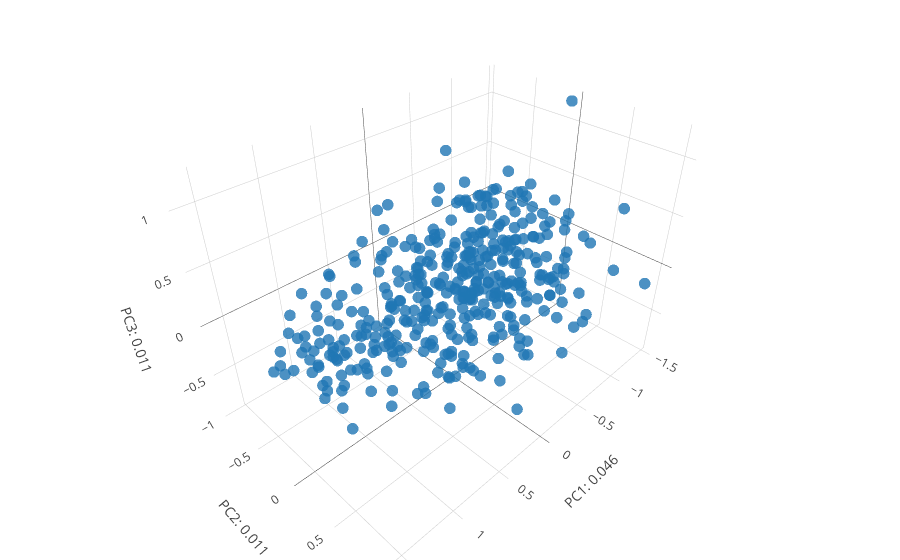

Notebook cell for this chart:
### Code cell
#### Let's plot the first 3 coordinates nonetheless.
####
fig_data= [go.Scatter3d(
        x = features[:,0],
        y = features[:,1],
        z = features[:,2],
        type='scatter3d',
        mode= "markers",
        text= ['a: {}; b: {}, L: {}; index = {}'.format(background[k,0],background[k,1],background[k,2], k) for k in range(background.shape[0])],
        marker= {
        'line': {'width': 0},
        'size': 4,
        'symbol': 'circle',
      "opacity": .8
      }
    )]


layout = go.Layout(
    margin=dict(
        l=0,
        r=0,
        b=0,
        t=0
    ),
    scene= Scene(
    yaxis=dict(
        title='PC2: {}'.format(round(var_comps[1],3))),
    xaxis=dict(
    title= 'PC1: {}'.format(round(var_comps[0],3))),
    zaxis=dict(
    title= 'PC3: {}'.format(round(var_comps[2],3))))
)

fig = go.Figure(data=fig_data, layout=layout)
iplot(fig)

### Figure 1 — Plotly figure (JSON) as saved in the notebook; plotly's stock layout.template omitted (floating-point values rounded to 4 significant figures; data arrays with more than 128 entries replaced by an {"elided": "..."} marker saying what was removed)
{"data": [{"marker": {"line": {"width": 0}, "opacity": 0.8, "size": 4, "symbol": "circle"}, "mode": "markers", "text": {"elided": "400 str values"}, "type": "scatter3d", "x": {"elided": "400 float values"}, "y": {"elided": "400 float values"}, "z": {"elided": "400 float values"}}], "layout": {"margin": {"b": 0, "l": 0, "r": 0, "t": 0}, "scene": {"xaxis": {"title": "PC1: 0.046"}, "yaxis": {"title": "PC2: 0.011"}, "zaxis": {"title": "PC3: 0.011"}}}}
